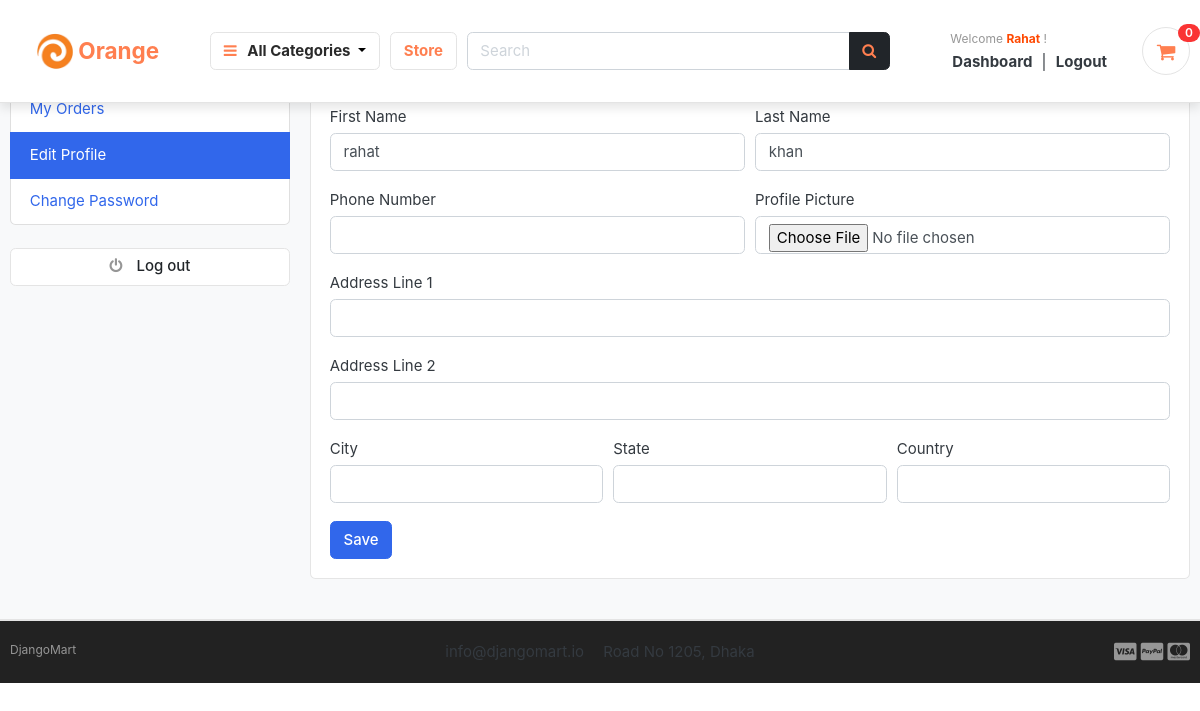
The app's page /accounts/edit_profile/ (signed in) with its own data.
### accounts/models.py (models this page shows, shortened)
class Account(AbstractBaseUser):
    first_name      = models.CharField(max_length=50)
    last_name       = models.CharField(max_length=50)
    username        = models.CharField(max_length=50, unique=True)
    email           = models.EmailField(max_length=100, unique=True)
    phone_number    = models.CharField(max_length=50)
    date_joined     = models.DateTimeField(auto_now_add=True)
    last_login      = models.DateTimeField(auto_now=True)
    is_admin        = models.BooleanField(default=False)
    is_staff        = models.BooleanField(default=False)
    is_active        = models.BooleanField(default=False)
    is_superadmin        = models.BooleanField(default=False)
    USERNAME_FIELD = 'email'
    REQUIRED_FIELDS = ['username', 'first_name', 'last_name']
    objects = MyAccountManager()

class UserProfile(models.Model):
    user = models.OneToOneField(Account, on_delete=models.CASCADE)
    address_line_1 = models.CharField(blank=True, max_length=100)
    address_line_2 = models.CharField(blank=True, max_length=100)
    profile_picture = models.ImageField(blank=True, upload_to='photos/userprofile')
    city = models.CharField(blank=True, max_length=20)
    state = models.CharField(blank=True, max_length=20)
    country = models.CharField(blank=True, max_length=20)

### accounts/views.py (the view)
# urls.py: path('edit_profile/', views.edit_profile, name='edit_profile'),
@login_required(login_url='login')
def edit_profile(request):
    userprofile = get_object_or_404(UserProfile, user=request.user)
    if request.method == 'POST':
        user_form = UserForm(request.POST, instance=request.user)
        profile_form = UserProfileForm(request.POST, request.FILES, instance=userprofile)
        if user_form.is_valid() and profile_form.is_valid():
            user_form.save()
            profile_form.save()
            messages.success(request, 'Your profile has been updated.')
            return redirect('edit_profile')
    else:
        user_form = UserForm(instance=request.user)
        profile_form = UserProfileForm(instance=userprofile)
    context = {
        'user_form': user_form,
        'profile_form': profile_form,
        'userprofile': userprofile,
    }
    return render(request, 'accounts/edit_profile.html', context)

### accounts/forms.py
class UserForm(forms.ModelForm):
    class Meta:
        model = Account
        fields = ('first_name', 'last_name', 'phone_number')
    def __init__(self, *args, **kwargs):
        super(UserForm, self).__init__(*args, **kwargs)
        for field in self.fields:
            self.fields[field].widget.attrs['class'] = 'form-control'

class UserProfileForm(forms.ModelForm):
    profile_picture = forms.ImageField(required=False, error_messages = {'invalid':("Image files only")}, widget=forms.FileInput)
    class Meta:
        model = UserProfile
        fields = ('address_line_1', 'address_line_2', 'city', 'state', 'country', 'profile_picture')
    def __init__(self, *args, **kwargs):
        super(UserProfileForm, self).__init__(*args, **kwargs)
        for field in self.fields:
            self.fields[field].widget.attrs['class'] = 'form-control'

### cart/context_processors.py (called while the page is built)
def counter(request):
    cart_count = 0
    if 'admin' in request.path:
        return {}
    else:
        try:
            cart = Cart.objects.filter(cart_id=_cart_id(request))
            if request.user.is_authenticated:
                cart_items = CartItem.objects.all().filter(user=request.user)
            else:
                cart_items = CartItem.objects.all().filter(cart=cart[:1])
            for cart_item in cart_items:
                cart_count += cart_item.quantity
        except Cart.DoesNotExist:
            cart_count = 0
    return dict(cart_count=cart_count)

### cart/views.py (called while the page is built)
def _cart_id(request):
    cart = request.session.session_key
    if not cart:
        cart = request.session.create()
    return cart

### category/context_processors.py (called while the page is built)
def menu_links(request):
    links = Category.objects.all()
    return dict(links=links)

### category/models.py (called while the page is built)
    def get_url(self):
        return reverse('products_by_category', args=[self.slug])

### accounts/templates/accounts/edit_profile.html (shortened to what this page needs)
{% extends 'base.html' %}
{% block content %}
<section class="section-conten padding-y bg">
<div class="container">
	<div class="row">
	{% include 'accounts/dashboard_sidebar.html' %}
	<main class="col-md-9">
		<article class="card">
		<header class="card-header">
			<strong class="d-inline-block mr-3">Edit your profile</strong>
		</header>
		<div class="card-body">
			<div class="row">
			<div class="col-md-12">
				<form action="{% url 'edit_profile' %}" method="POST" enctype="multipart/form-data">
					<div class="form-row">
						<div class="form-group col-md-6">
							<label>First Name</label>
							{{user_form.first_name}}
						</div>
						<div class="form-group col-md-6">
							<label>Last Name</label>
							{{user_form.last_name}}
						</div>
					</div>
					<div class="form-row">
						<div class="form-group col-md-6">
							<label>Phone Number</label>
							{{user_form.phone_number}}
						</div>
						<div class="form-group col-md-6">
							<label>Profile Picture</label>
							{{profile_form.profile_picture}}
						</div>
					</div>
					<div class="form-group">
						<label>Address Line 1</label>
						{{profile_form.address_line_1}}
					</div>
					<div class="form-group">
						<label>Address Line 2</label>
						{{profile_form.address_line_2}}
					</div>
					<div class="form-row">
						<div class="form-group col-md-4">
							<label>City</label>
							{{profile_form.city}}
						</div>
						<div class="form-group col-md-4">
							<label>State</label>
							{{profile_form.state}}
						</div>
						<div class="form-group col-md-4">
							<label>Country</label>
							{{profile_form.country}}
						</div>
					</div>
					<input type="submit" value="Save" class="btn btn-primary">
				</form>
			</div>
			</div>
		</div>
		</article>
	</main>
</div>
</div>
</section>
{% endblock %}

### templates/includes/navbar.html (shortened to what this page needs)
{% load static %}
<header class="section-header sticky-navbar">
    <section class="header-main border-bottom py-4" style="box-shadow: 0 5px 10px rgba(0,0,0,0.1);">
    <div class="container">
      <div class="row align-items-center">
        <div class="col-lg-2 col-md-3 col-6">
          <a href="{% url 'home' %}" class="brand-wrap">
            <div class="d-flex justify-content-center align-items-center"
              style="background-color: transparent; transition: background-color 0.3s, border-radius 0.3s, padding 0.3s; border-radius: 50px; padding: 10px 15px;"
              onmouseover="this.style.backgroundColor='#343a40'; this.getElementsByTagName('img')[0].classList.add('logo-brightness-change'); this.getElementsByTagName('h2')[0].style.color='#ff4800';"
              onmouseout="this.style.backgroundColor='transparent'; this.getElementsByTagName('img')[0].classList.remove('logo-brightness-change'); this.getElementsByTagName('h2')[0].style.color='coral';">
              <img src="{% static 'images/icons/logo.jpeg' %}" alt="Orange Store Logo" class="w-25" />
              <h2 style="color: coral; margin: 3px 5px; font-size: 1.5rem;"><span style="font-weight: bold;">Orange</span></h2>
            </div>
          </a>
        </div>
        <div class="col-lg col-sm col-md col-6 flex-grow-0">
          <div class="category-wrap dropdown d-inline-block float-right">
            <button
              type="button"
              class="btn btn-light dropdown-toggle"
              data-toggle="dropdown"
              style="background-color: transparent; color: black"
              onmouseover="this.style.backgroundColor='#343a40'; this.getElementsByTagName('i')[0].style.color='#ff4800'; this.style.color='white';"
              onmouseout="this.style.backgroundColor='transparent'; this.getElementsByTagName('i')[0].style.color='coral'; this.style.color='black';"
            >
              <i class="fa fa-bars" style="color: coral"></i><span class="capitalize" style="font-weight:bold; color: #2a2a2a;">&nbsp;&nbsp;&nbsp;All categories</span>
            </button>
          </div>
        </div>
        <a href="{% url 'store' %}" class="btn btn-outline-light"
          style="font-weight: bold; background-color: white; transition: background-color 0.3s; color: coral;"
          onmouseover="this.style.backgroundColor='#343a40'; this.style.color='#ff4800';"
          onmouseout="this.style.backgroundColor='white'; this.style.color='coral';">
          Store
        </a>
        <div class="col-lg col-md-6 col-sm-12 col">
          <form action="{% url 'search' %}" class="search" method="GET">
            <div class="input-group w-100">
              <input
                type="text"
                class="form-control"
                style="width: 60%"
                placeholder="Search"
                name="keyword"
              />
              <div class="input-group-append">
                <button class="btn btn-dark search-btn" type="submit" onmouseover="this.querySelector('.fa-search').style.color='#ff4800';"
                  style="color:#343a40"
                  onmouseout="this.querySelector('.fa-search').style.color='coral';">
                  <i class="fa fa-search" style="color: coral;"></i>
                </button>
              </div>
            </div>
          </form>
        </div>
        <div class="col-lg-3 col-sm-6 col-8 order-2 order-lg-3">
          <div class="d-flex justify-content-end mb-3 mb-lg-0">
            {% if user.id is None %}
            <div class="widget-header">
              <small class="title text-muted welcome-guest">Welcome <span class=""
                style="color:blue;font-weight:bold;text-transform: capitalize;">Guest</span> !</small>
              <div>
                <a href="{% url 'login' %}" class="dashboard-text">Login</a>
                <span class="dark-transp"> | </span>
                <a href="{% url 'register' %}"> <span  class="register-text">Register</span></a>
              </div>
            </div>
            {% else %}
            <div class="widget-header">
              <a href="{% url 'dashboard' %}">
                <small class="title text-muted welcome-user">Welcome <span class=""
                  style="color:#ff4800;font-weight:bold;text-transform: capitalize;">{{user.first_name}}</span> !</small>
              </a>
              <div>
                <a href="{% url 'dashboard' %}"><span class="dashboard-text">Dashboard</span></a>
                <span class="dark-transp"> | </span>
                <a href="{% url 'logout' %}"><span class="logout-text">Logout</span></a>
              </div>
            </div>
            {% endif %}
            <a href="{% url 'cart' %}" class="widget-header pl-3 ml-3 cart-icon-ancor">
              <div class="icon icon-sm rounded-circle border cart-icon-div">
                <i class="fa fa-shopping-cart cart-icon"></i>
              </div>
              <span class="badge badge-pill badge-danger notify"
                >{{cart_count}}</span
              >
            </a>
          </div>
        </div>
      </div>
    </div>
  </section>
</header>

### static/css/ui.css (style rules this page uses)
html { font-family: "Inter", sans-serif; font-size: 15px; }
.icon-xs, .icon-sm, .icon-md, .icon-lg { display: inline-block; text-align: center; flex-shrink: 0; flex-grow: 0; }
.icon-sm { width: 48px; height: 48px; line-height: 48px !important; font-size: 20px; }
.padding-y { padding-top: 40px; padding-bottom: 40px; }
article:after, .form-group:after { display: block; clear: both; content: ""; }
.bg { background-color: #f8f9fa; }
.header-main { position: relative; padding-top: 1rem; padding-bottom: 1rem; }
.widget-header { display: inline-block; vertical-align: middle; position: relative; }
.widget-header a { color: #343a40; }
.widget-header i { color: #969696; }
.widget-header .title { display: block; }
.widget-header .notify { position: absolute; top: -3px; right: -10px; }
.btn-light { background-color: #fff; border-color: #e4e4e4; }
.btn-light i { color: #969696; }
.notify { position: absolute; top: -4px; right: -10px; display: inline-block; padding: 0.25em 0.6em; font-size: 12px; line-height: 1; text-align: center; border-radius: 3rem; color: #fff; background-color: #fa3434; }

### static/css/style.css (style rules this page uses)
* { margin: 0; padding: 0; box-sizing: border-box; }
h2 { font-size: 1.8rem; font-weight: 600; }
button { font-size: 0.8rem; font-weight: 900; outline: none; border: none; background-color: #1d1d1d; color:aliceblue; padding: 13px 30px; text-transform: uppercase; cursor: pointer; transition: 0.5s ease; }

### templates/base.html (style rules this page uses)
.sticky-navbar { position: fixed; top: 0; left: 0; right: 0; background-color: white; z-index: 1000; }
.capitalize { text-transform: capitalize; }
.welcome-user { padding: 3px; width: max-content; border-radius: 3px; }
.dashboard-text { padding: 5px; border-radius: 3px; font-weight: bold; }
.logout-text { padding: 5px; border-radius: 3px; font-weight: bold; }
.cart-icon-div { background-color: #343a40; }
.cart-icon-ancor { text-decoration: none; color: none; }
.cart-icon-div { background-color: transparent; transition: background-color 0.3s ease; }
.cart-icon { color: inherit; transition: color 0.3s ease; }

### records on screen
Account: first_name "Rahat", first_name "rahat", last_name "khan"

### other values on screen
{{ cart_count }} "0"
